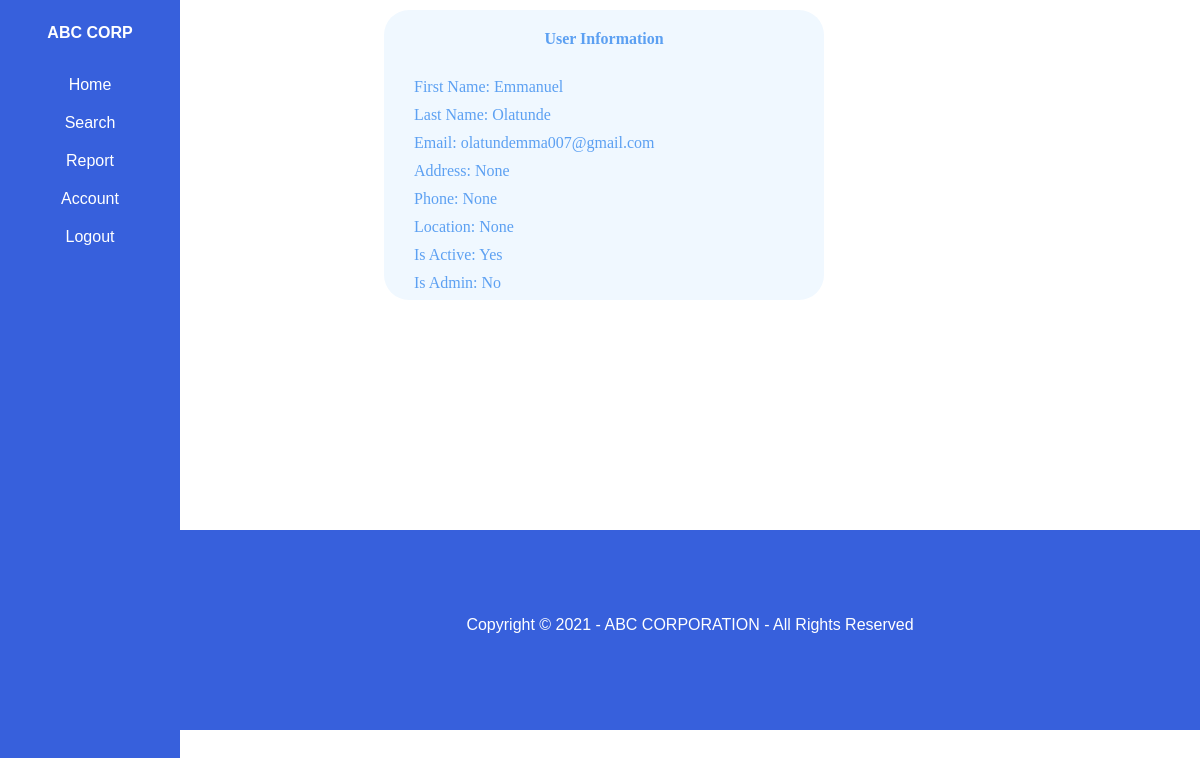
Page /displayUser/1 (signed in) on the earlier database version.
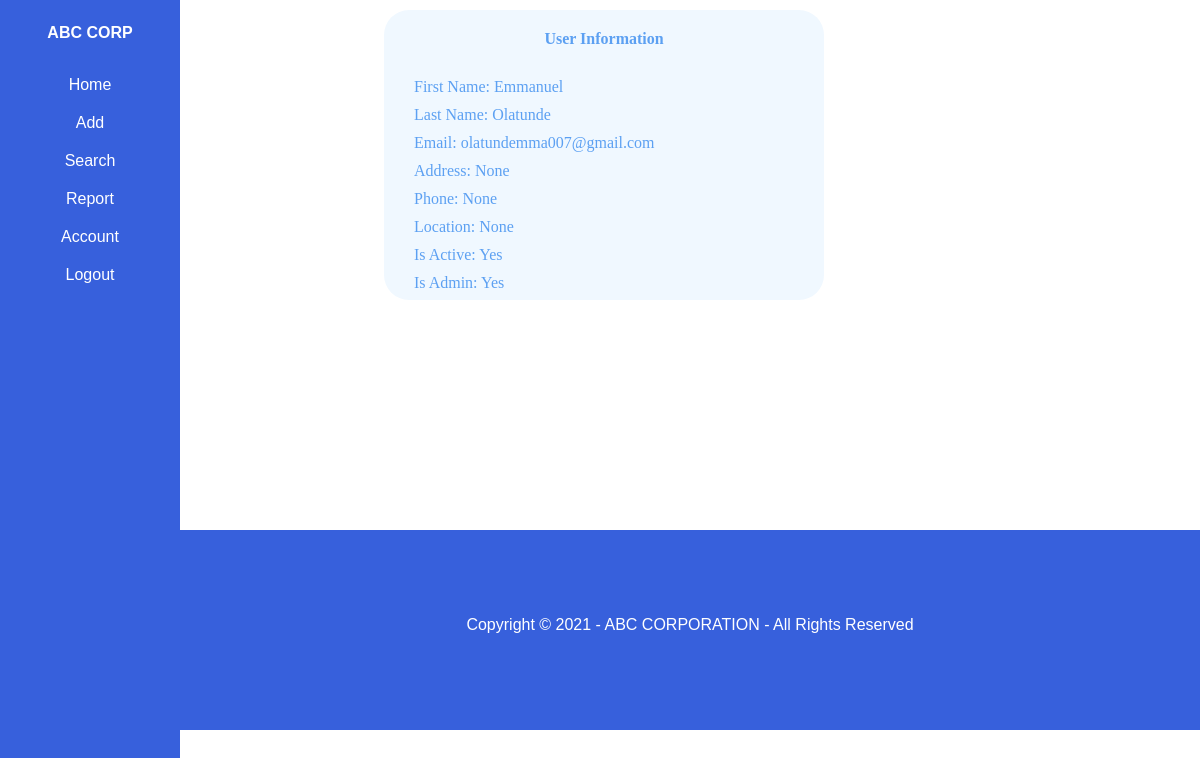
Same page on the later database version.
### ABC_INVENTORY/views.py (the view)
# urls.py: path('displayUser/<int:userId>', views.displayUser, name="displayUser"),
def displayUser(request, userId):
    u = User.objects.get(id=userId)
    date = datetime.date.today()
    navigationPage = 'usernav.html'
    if request.user.is_admin:
        navigationPage = 'adminnav.html'
    context = {'user':u, 'navigationPage' : navigationPage, 'date': date}
    return render(request, 'displayUser.html', context)

### ABC_INVENTORY/templates/displayUser.html (shortened to what this page needs)
{% extends navigationPage %}
{% load static %}
{% block content %}
    <!DOCTYPE html>
        <head>
              <link rel="stylesheet" type="text/css" href="{% static '/css/display.css' %}">
        </head>
        <body>
          <div class="container1">
            <div class="row justify-content-center">
              <div class="col-12 col-sm-6 col-md-3">
                <div class="box">
                  <div class="user-heading">
                    User Information
                  </div>
                  <div class="info">
                      <div class="user-info" id="fname">First Name: {{user.firstName}}</div>
                      <div class="user-info" id="lname">Last Name: {{user.lastName}}</div>
                      <div class="user-info" id="email">Email: {{user.email}}</div>
                      <div class="user-info" id="address">Address: {{user.address}}</div>
                      <div class="user-info" id="phone">Phone: {{user.phone}}</div>
                      <div class="user-info" id="location">Location: {{user.officeLocation}}</div>
                      {% if user.is_active %}
                        <div class="user-info" id="location">Is Active: Yes</div>
                      {% else %}
                        <div class="user-info" id="location">Is Active: No</div>
                      {% endif %}
                      {% if user.is_admin %}
                          <div class="user-info" id="location">Is Admin: Yes</div>
                      {% else %}
                          <div class="user-info" id="location">Is Admin: No</div>
                      {% endif %}
                  </div>
              </div>
            </div>
          </div>
        </body>
        <footer class="footer">
            <div id="footer-text">
                <p>Copyright &copy; {{date.year}} - ABC CORPORATION - All Rights Reserved</p>
            </div>
        </footer>
    </html>
{% endblock %}

Differences in the rows shown:
changed User "Emmanuel": is_admin False → True (drawn)
Other differences:
text no longer shown: "Is Admin: No"
text now shown: "Add Is Admin: Yes"
